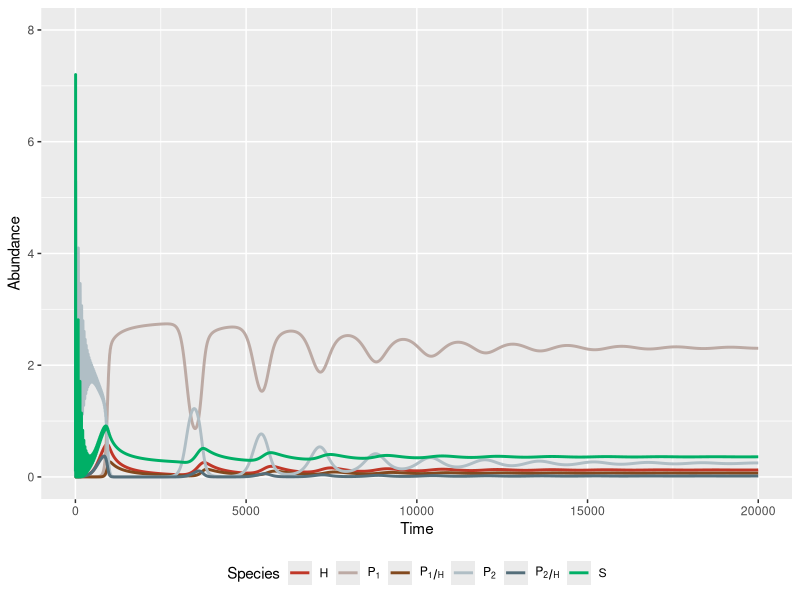
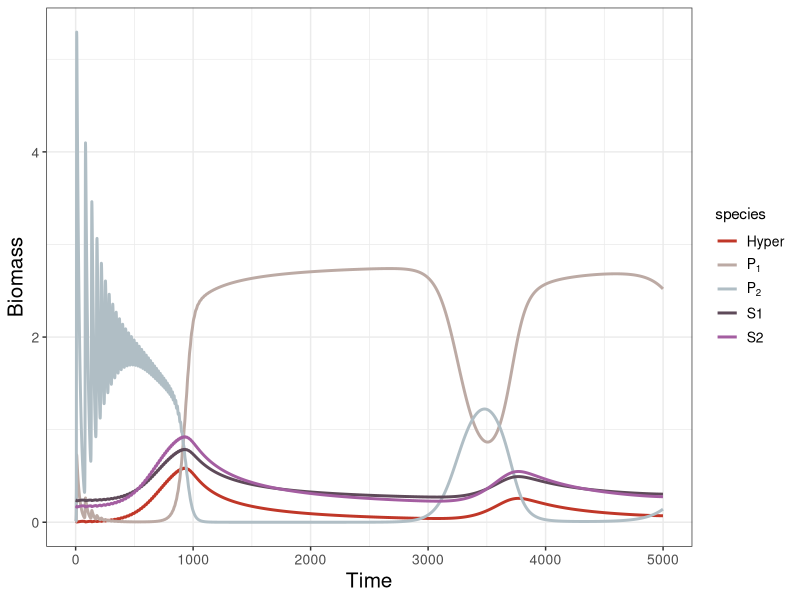
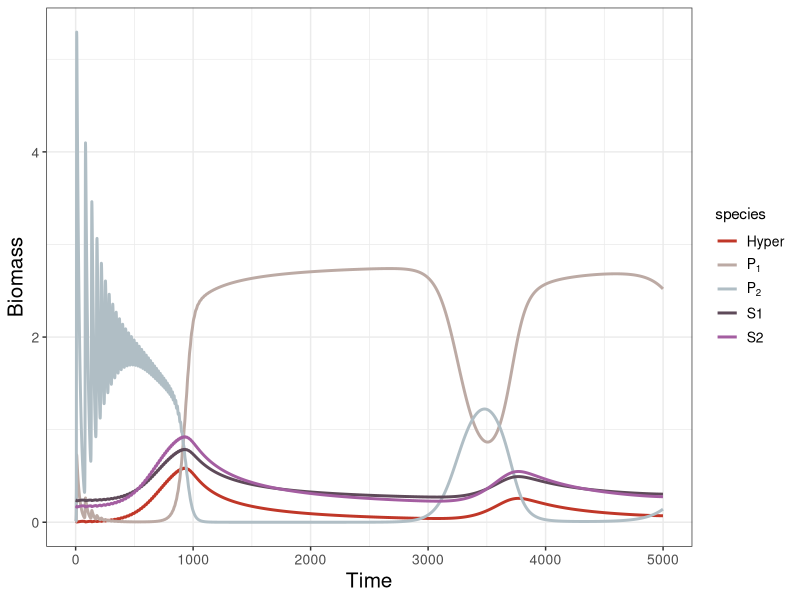

The R source for these figures, in order:
library(deSolve)
library(tidyverse)

### Build up Mechanism 2 ----
M2 <- function(times, state, parms) {
  with(as.list(c(state, parms)), {
    dH_dt = (h1 * o1 * P1H) + (h2 * o2 * P2H) - (c1 * b1 * P1 + c2 * b2 * P2) * H - (d * H)
    dP1H_dt = (b1 * P1 * H) + DL * (e1H * psi1 * a1 * P1H * S) - (o1 + m1) * P1H
    dP2H_dt = (b2 * P2 * H) + DL * (e2H * psi2 * a2 * P2H * S) - (o2 + m2) * P2H
    dP1_dt = (e1 * a1 * P1) * S - (b1 * P1) * H + (1 - DL) * (e1H * psi1 * a1 * P1H * S) - m1 * P1
    dP2_dt = (e2 * a2 * P2) * S - (b2 * P2) * H + (1 - DL) * (e2H * psi2 * a2 * P2H * S) - m2 * P2
    dS_dt = (r * S * (1-S/K) - (a1 * P1 + a2 * P2 + psi1 * a1 * P1H + psi2 * a2 * P2H) * S)# * epsilon
    return(list(c(dH_dt, dP1H_dt, dP2H_dt, dP1_dt, dP2_dt, dS_dt)))
  })
}

# with(as.list(c(parms, state)), {
#   (h1*o1*P1H + h2*o2*P2H) / (c1*b1*P1 + c2*b2*P2 + d)
# })

### Model parameters ----
times <- seq(0, 20000, by = 0.1)
#state <- c(H = 0.7258128, P1H = 0.3909225, P2H = 0, P1 = 2.2271095, P2 = 60, S = 0.8368879)
#state <- c(H = 0.5, P1H = 0, P2H = 0, P1 = 0.01, P2 = 0.01, S = 0.5) #ini_1 (P1win)
#state <- c(H = 0.01, P1H = 0, P2H = 0, P1 = 0.01, P2 = 0.01, S = 0.5) #ini_2 (P2win)
state <- c(H = 0.01, P1H = 0, P2H = 0, P1 = 0.01, P2 = 0.01, S = 0.1)

#Change alpha and beta--
parms <- c(epsilon = 1,
           r = 1, K = 10,
           a1 = 0.35, a2 = 0.5, psi1 = 1, psi2 = 1, e1 = 0.5, e2 = 0.5,
           b1 = 0.2, b2 = 0.45, m1 = 0.04, m2 = 0.04, e1H = 0.5, e2H = 0.5,
           o1 = 0.8, o2 = 0.8, h1 = 1, h2 = 1, c1 = 0.9, c2 = 0.9, d = 0.03, DL = 0) #h

### Model application ----
pop_size = ode(func = M2, times = times, y = state, parms = parms)

tail(pop_size)
sd(pop_size[(nrow(pop_size)-round(length(times)*0.35)):nrow(pop_size),"S"]) > 1e-8
### Plot the result ----
## Plotting
pop_size %>%
  as.data.frame() %>%
  filter(time %% 1 == 0) %>%
  #filter(time < 2000) %>%
  pivot_longer(cols = c("H", "P1H", "P2H", "P1", "P2", "S"), #"H", "P1H", "P2H", "P1", "P2", "S" 
             names_to = "species", values_to = "biomass") %>%
  ggplot(mapping = aes(x = time, y = biomass, color = species)) +
  labs(x = "Time", y = "Abundance") + #title = expression(P[1]~"win") paste0("r =", parms["r"])) expression(α[1] == 0.35)+ #title = expression(α[1] == 0.35 ~","~ β[1] == 0.2 ) title = expression(P[1[0]] == 1
  geom_line(lwd = 1) +
  #geom_hline(yintercept = 0.05683562, color = "black", linetype = "dashed", linewidth = 1) +
  scale_y_continuous(limits = c(0, 8))+
  scale_colour_manual("Species", labels = c("H" = "H", "P1" = expression(P[1]), "P1H" = expression(P[1/H]), "P2" = expression(P[2]), "P2H" = expression(P[2/H]), "S" = "S"),
                      # values = c("H" = "#C03728", "P1" = "#D7C6B4", "P1H" = "#895737",
                      #            "P2" = "lightblue", "P2H" = "blue", "S" = "darkgreen"))+
                       values = c("H" = "#C03728", "P1" = "#BCAAA4", "P1H" = "#82491E",
                                  "P2" = "#B0BEC5", "P2H" = "#546E7A", "S" = "#00AF66"))+
                        guides(color = guide_legend(nrow = 1)) +
                        theme(legend.position = "bottom", 
                              legend.box = "horizontal")

#ggsave("ESJ ini_2 ECorE2H P2wins.png", width = 20, height = 11.25, units = "cm", dpi = 800)
View(pop_size)
sd(pop_size[(nrow(pop_size)-round(length(times)*0.35)):nrow(pop_size),"S"]) > 1e-8

# ### Plotting the per capita growth rate----
# pop_size %>%
#   as.data.frame() %>%
#   filter(time %% 1 == 0) %>%
#   #filter(time > 100) %>%
#   #View()
#   pivot_longer(cols = c("per_H", "per_P1H", "per_P2H", "per_P1", "per_P2", "per_S"),
#                #"H", "P1H", "P2H", "P1", "P2", "S"
#                #"per_H", "per_P1H", "per_P2H", "per_P1", "per_P2", "per_S"
#                names_to = "species", values_to = "rate") %>%
#   #filter(species == c("H","S")) %>%
#   ggplot(mapping = aes(x = time, y = rate, color = species)) +
#   labs(x = "Time", y = "Rate", title = expression(m[1] < m[2])) +  #paste0("r =", parms["r"]))
#   geom_line(lwd = 1) +
#   scale_colour_manual(labels = c("per_H" = expression(r[H]), "per_P1H" = expression(r[P[1/H]]),
#                                  "per_P2H" = expression(r[P[2/H]]) , "per_P1" = expression(r[P[1]]),
#                                  "per_P2" = expression(r[P[2]]), "per_S" = expression(r[S])),
#                       values = c('per_H' = "#C03728", 'per_P1H' = "#82491E",
#                                  'per_P2H' = "#546E7A", 'per_P1' = "#BCAAA4",
#                                  'per_P2' = "#B0BEC5", 'per_S' = "#00AF66"))
# 


## Theme setting
A = 
  theme_bw()+
  theme(
    plot.title = element_text(hjust = 0.5, size = 20),
    axis.text.x = element_text(size = 10),
    axis.text.y = element_text(size = 10),
    axis.title.x = element_text(size = 15),
    axis.title.y = element_text(size = 15),
    legend.text = element_text(size = 10),
    legend.text.align = 0,
    strip.text = element_text(size = 12),
    strip.background = element_blank()
    )
theme_set(A)


### Calculate the S* of each time step----
pop_size =
  pop_size %>%
  as.data.frame() %>%
  mutate(
       S2 = with(as.list(parms), {
         ((b2 * H + m2) * (m2 + o2))/ (e2 * a2 * (m2 + o2) + e2H * psi2 * a2 * b2 * H)}),
       S1 = with(as.list(parms), {
         ((b1 * H + m1) * (m1 + o1))/ (e1 * a1 * (m1 + o1) + e1H * psi1 * a1 * b1 * H)})
       )

## Plotting
pop_size %>%
  as.data.frame() %>%
  filter(time %% 1 == 0) %>%
  filter(time < 5000) %>%
  #View()
  pivot_longer(cols = c("H", "P1", "P2", "S1", "S2" ), #"H", "P1H", "P2H", "P1", "P2", "S" 
               names_to = "species", values_to = "biomass") %>%
  #filter(species == c("H","S")) %>%
  ggplot(mapping = aes(x = time, y = biomass, color = species)) +
  labs(x = "Time", y = "Biomass") +  #, title = expression(P[1]~"win") paste0("r =", parms["r"])) expression(α[1] == 0.35)
  geom_line(lwd = 1) +
  #geom_hline(yintercept = 0.133791930, color = "black", linetype = "dashed", size = 1) +
  scale_colour_manual(labels = c("H" = "Hyper", "P1" = expression(P[1]), "P1H" = expression(P[1/H]), "P2" = expression(P[2]), "P2H" = expression(P[2/H]), "S" = "Host"),
                      values = c("H" = "#C03728", "P1" = "#BCAAA4", "P1H" = "#82491E",
                                 "P2" = "#B0BEC5", "P2H" = "#546E7A", "S" = "#00AF66",
                                 "S1" = "#5e4a59", "S2" = "#a45ea1"))

tail(pop_size)
ggsave("m2 00536 sStar.png", width = 20, height = 11.25, units = "cm", dpi = 800)
